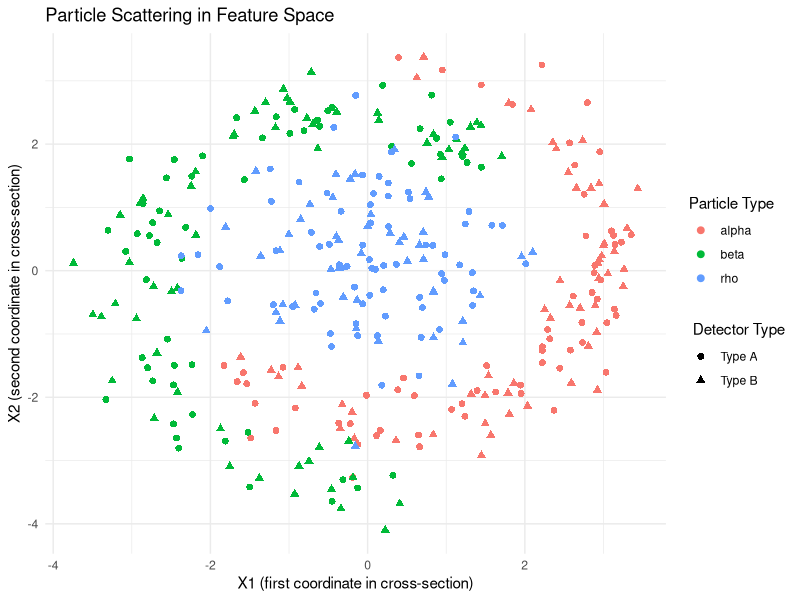

Generate this figure with R: (Note: a time limit stopped this script after it produced the figure.)
## ---- chunk 1
#| message: false
#| warning: false
library(dplyr)
library(tidyr)
library(knitr)
library(ggplot2)


data <- read.table("Collider_Data_2025.txt", header = TRUE)
## ---- chunk 2

class <- factor(ifelse(data$Y1 == 1, "alpha", 
                ifelse(data$Y2 == 1, "beta","rho")))

marker_type <- factor(ifelse(data$X3 == 1, "Type A", "Type B"))
  
Q1_plot <- ggplot() + 
  geom_point(data = data, aes(x= X1, y = X2, color = class, shape=marker_type),size=2) + 
  theme_minimal() +
  labs(
    title = "Particle Scattering in Feature Space",
    x     = "X1 (first coordinate in cross-section)",
    y     = "X2 (second coordinate in cross-section)",
    color = "Particle Type", 
    shape = " Detector Type"
  )

ggsave(filename = "Figures/Q1_plot.png")
## ---- chunk 3

# where Z is a dL x N matrix that contains the z values for each node in the output layer for each observation

Z <- matrix(c(1,2,4,3,5,6,8,7,9,10), nrow = 2)

softmax <- function(Z){ 
  
  Z_exp <- exp(Z)
  A_1 <- Z_exp * t(as.matrix(1/colSums(Z_exp), ncol = nrow(Z_exp), byrow = FALSE) %*% matrix(1,ncol = nrow(Z_exp)))
  
  return(t(A_1))
}

softmax(Z)

## ---- chunk 4
g <- function(Yhat, Y) {
  true_class_col <- max.col(Y)
  prob <- Yhat[1:nrow(Yhat),true_class_col]
  
  return(-mean(log(prob)))
}
  
Y <- matrix(c(1,0,0,0,1,0,0,0,1), nrow = 3)
Yhat <- matrix(c(0.5,0.2,0.3,0.3,0.5,0.2,0.2,0.3,0.5), nrow = 3)  
g(Yhat,Y)
## ---- chunk 5
# Specify activation functions for the hidden and output layers:
sig1 = function(z) {tanh(z)}  #1/(1+exp(-z))
sig2 = function(z) {tanh(z)}
sig3 = function(z) {tanh(z)}

## Neural Network

neural_net = function(X, Y, theta, m, nu)
{
	 # Relevant dimensional variables:
   N = dim(X)[1]
   p = dim(X)[2]
   q = dim(Y)[2]
   a = p 
   Z = matrix(NA, nrow = q, ncol = N)
   # Populate weight-matrix and bias vectors:
   
   index = 1:(p*a)
   W1    = matrix(theta[index],p,a)
   index = max(index)+1:((p+a)*m)
   W2    = matrix(theta[index],p+a,m)
   index = max(index)+1:(m*m)
   W3    = matrix(theta[index],m,m)
   index = max(index)+1:(m*q)
   W4    = matrix(theta[index],m,q)
   
   index = max(index)+1:a
   b1    = matrix(theta[index],a,1)
   index = max(index)+1:m
   b2    = matrix(theta[index],m,1)
   index = max(index)+1:m
   b3    = matrix(theta[index],m,1)
   index = max(index)+1:q
   b4    = matrix(theta[index],q,1)

   # Evaluate network:
   Yhat  = matrix(NA,N,q)
   error = rep(NA,N)
   
   for(i in 1:N)
   {
   	  a0 = matrix(X[i,],p,1)
   	  
   	  z1 = t(W1) %*% a0 + b1
   	  a1 = sig1(z1)
   	  
   	  z2 = t(W2)%*% rbind(a0,a1) + b2
   	  a2 = sig2(z2)
   	  
   	  z3 = t(W3) %*% a2 + b3
   	  a3 = sig3(z3)
   	  
   	  z4 = t(W4) %*% a3 + b4
   	  Z[,i] = z4
   }
   A_L = softmax(Z)
     
   Yhat  = A_L
   error = g(Yhat,Y)

   # Calculate error:
   E1 = error
   E2 = E1+nu*(sum(W1^2) + sum(W2^2) + sum(W3^2) + sum(W4^2))/N # modified objective/penalised objective
   
   # Return predictions and error:
   return(list(Yhat = Yhat, E1 = E1, E2 = E2))
}

X <- as.matrix(data[,1:3])
Y <- as.matrix(data[,4:6])
theta <- runif(75,min = -1,max = 1)
results <- neural_net(X,Y,theta,m = 4, nu = 0)
## ---- chunk 6
library(ggplot2)
set.seed(2025)

cross_validation <- function(k,X,Y,theta){
  n_val <- 15
  nu_val <- exp(seq(-6,2,length = n_val ))
  CV_Error <- c()  
  for (v in 1:n_val) {
    errors <- c()
      for (i in 1:k) { 
        indices <- 1:nrow(X)
      
        index_train <- sample(indices,0.8*nrow(X),replace = FALSE)
        training_X <- X[index_train,]
        training_Y <- Y[index_train,]
      
        index_test <- indices[-index_train]
        test_X <- X[index_test,]
        test_Y <- Y[index_test,]
        
        
        res <- optim(theta, function(X, Y, theta, m, nu) {neural_net(X, Y, theta, m, nu)$E2}, X = training_X, Y = training_Y, m = 4, nu = nu_val[v])
        
        errors[i] <- res$value
      
      }
      CV_Error[v] <- mean(errors)
    }
    result <- cbind("Nu Values" = nu_val, "CV Errors"= CV_Error)
    return(result)
}


CV_results <- cross_validation(k=10,X,Y, theta)
colnames(CV_results) <- c("Nu_Values","CV_Error")

ggplot() + geom_line(data = as.data.frame(CV_results), aes(x = Nu_Values, y = CV_Error))
